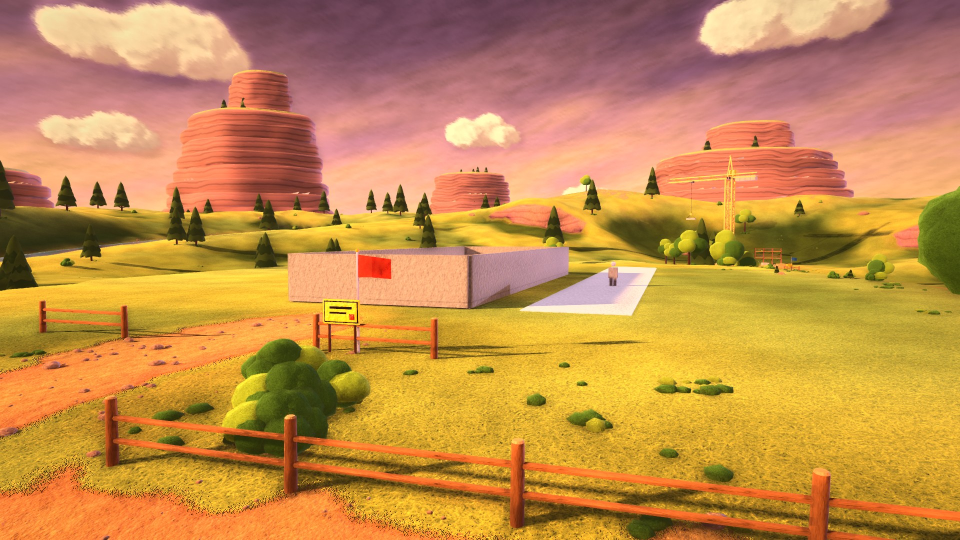
#> input picture docs/shifts/2026-11-20-day/lanes/dio-fable/stills/01_walker_road.jpg, 1920 x 1080 px, given in place of 01_walker_road.png, which was not available (shown at 1/2 size)
$ python sharp.py stills/01_walker_road.jpg   (older library calls are emulated)
#> lines starting #> are read from the running program, lines starting #| are printed output that depends on the picture
# Lane dio-fable (day of 20 Nov 2026): the sharpness figure of COMMON.md.
#   python docs/shifts/2026-11-20-day/lanes/dio-fable/sharp.py <dir A> <dir B> [...]
# For each of the fixed shots and crops below: the variance of the Laplacian of the luma (0..255), per directory.
# A higher figure = more fine contrast in that crop (texture that is resolved, edges that are clean). It is a relative
# measure between two pictures of the SAME view; it does not tell detail from noise, so the crops are also looked at.
import sys, os
import numpy as np
import cv2

# shot, name of the crop, x, y, w, h (1920x1080 pictures)
CROPS = [
    ("01_walker_road",     "near ground",   200, 760, 640, 300),
    ("01_walker_road",     "middle (bush, fence)", 420, 560, 520, 260),
    ("07_parkour_road",    "near ground",   900, 760, 700, 300),
    ("07_parkour_road",    "middle (yard)", 700, 300, 700, 300),
    ("13_lot_river_road",  "near meadow",   100, 650, 800, 400),
    ("13_lot_river_road",  "far (crane, pines)", 760, 100, 700, 260),
    ("15_lot_bluff_road",  "middle (road, fence)", 500, 520, 700, 330),
]


def lapvar(path, x, y, w, h):
#> called with x = 200, y = 760, w = 640, h = 300
    img = cv2.imread(path, cv2.IMREAD_COLOR)
#> img is the input picture: shape (1080, 1920, 3); mean B, G, R 76.3, 142.1, 197.5
    if img is None:
        return None
    g = cv2.cvtColor(img, cv2.COLOR_BGR2GRAY).astype(np.float64)[y:y + h, x:x + w]
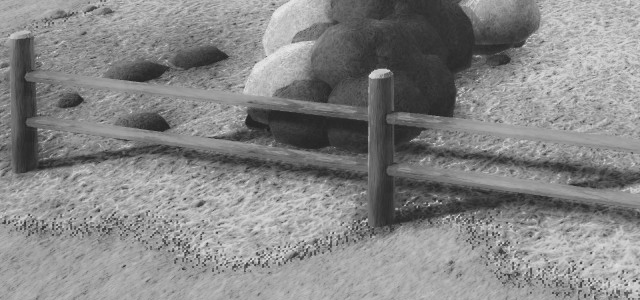
#> g: shape (300, 640) float64; min 29, max 233, mean 134
    return float(cv2.Laplacian(g, cv2.CV_64F).var())


def main():
    dirs = sys.argv[1:]
    print("%-20s %-22s " % ("shot", "crop") + " ".join("%14s" % os.path.basename(os.path.normpath(d))[:14] for d in dirs))
    for shot, name, x, y, w, h in CROPS:
        vals = []
        for d in dirs:
            v = None
            for ext in (".png", ".jpg"):
                p = os.path.join(d, shot + ext)
                if os.path.exists(p):
                    v = lapvar(p, x, y, w, h)
#> v = 1312.6
                    break
            vals.append(v)
        print("%-20s %-22s " % (shot, name) + " ".join("%14s" % ("-" if v is None else "%.1f" % v) for v in vals))
#| 01_walker_road       near ground                    1312.6
#> pass 3 of the loop in main, `for shot, name, x, y, w, h in CROPS:`:
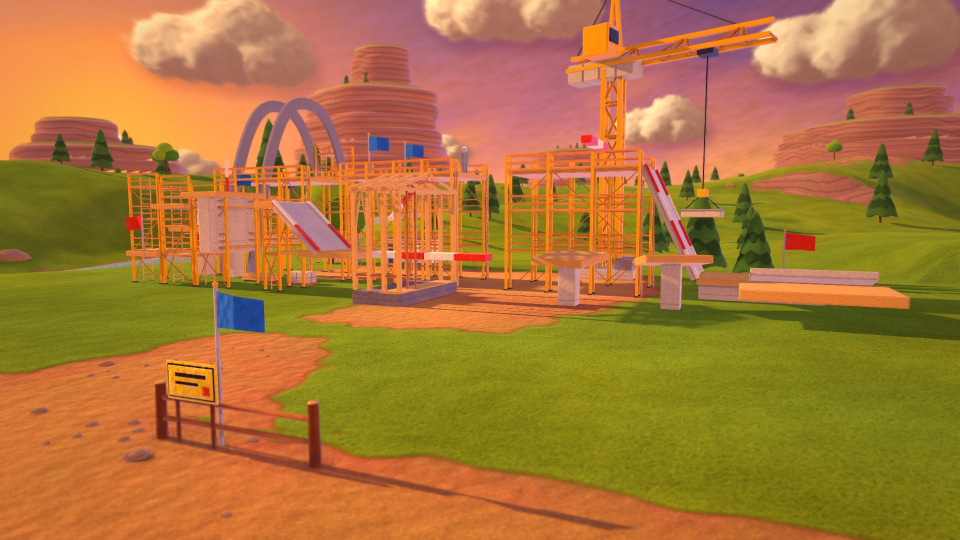
#> input picture docs/shifts/2026-11-20-day/lanes/dio-fable/stills/07_parkour_road.jpg, 1920 x 1080 px, given in place of 07_parkour_road.png, which was not available (shown at 1/2 size)
#> in lapvar, img is the input picture: shape (1080, 1920, 3); mean B, G, R 56.8, 118.4, 170.9
#> in lapvar (call 3), `g = cv2.cvtColor(img, cv2.COLOR_BGR2GRAY).astype(np.float64)[y:y + h, ..`:
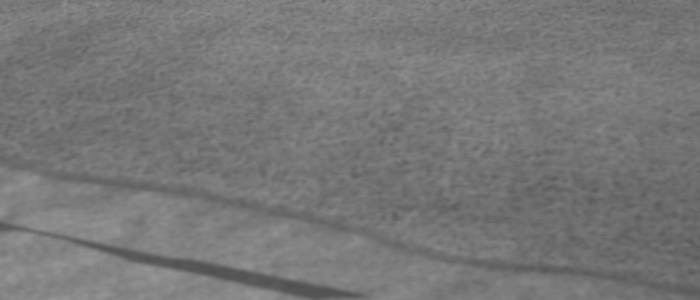
#> g: shape (300, 700) float64; min 79, max 150, mean 119
#> v = 10.09
#| 07_parkour_road      near ground                      10.1
#> the loop made 7 passes; the first 3 are shown


if __name__ == "__main__":
    main()
